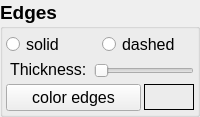
           <widget class="QGroupBox" name="groupBox">
            <property name="maximumSize">
             <size>
              <width>250</width>
              <height>16777215</height>
             </size>
            </property>
            <property name="font">
             <font>
              <pointsize>14</pointsize>
              <bold>true</bold>
             </font>
            </property>
            <property name="title">
             <string>Edges</string>
            </property>
            <layout class="QVBoxLayout" name="verticalLayout_5">
             <property name="spacing">
              <number>3</number>
             </property>
             <property name="sizeConstraint">
              <enum>QLayout::SetMinimumSize</enum>
             </property>
             <property name="leftMargin">
              <number>3</number>
             </property>
             <property name="topMargin">
              <number>3</number>
             </property>
             <property name="rightMargin">
              <number>3</number>
             </property>
             <property name="bottomMargin">
              <number>3</number>
             </property>
             <item>
              <layout class="QHBoxLayout" name="horizontalLayout_10">
               <item>
                <widget class="QRadioButton" name="solidEdges">
                 <property name="sizePolicy">
                  <sizepolicy hsizetype="Minimum" vsizetype="Fixed">
                   <horstretch>0</horstretch>
                   <verstretch>0</verstretch>
                  </sizepolicy>
                 </property>
                 <property name="font">
                  <font>
                   <pointsize>12</pointsize>
                   <bold>false</bold>
                  </font>
                 </property>
                 <property name="text">
                  <string>solid</string>
                 </property>
                 <attribute name="buttonGroup">
                  <string notr="true">buttonGroup_4</string>
                 </attribute>
                </widget>
               </item>
               <item>
                <widget class="QRadioButton" name="dashedEdges">
                 <property name="sizePolicy">
                  <sizepolicy hsizetype="Minimum" vsizetype="Fixed">
                   <horstretch>0</horstretch>
                   <verstretch>0</verstretch>
                  </sizepolicy>
                 </property>
                 <property name="font">
                  <font>
                   <pointsize>12</pointsize>
                   <bold>false</bold>
                  </font>
                 </property>
                 <property name="text">
                  <string>dashed</string>
                 </property>
                 <attribute name="buttonGroup">
                  <string notr="true">buttonGroup_4</string>
                 </attribute>
                </widget>
               </item>
              </layout>
             </item>
             <item>
              <layout class="QHBoxLayout" name="horizontalLayout_12">
               <item>
                <widget class="QLabel" name="label_18">
                 <property name="sizePolicy">
                  <sizepolicy hsizetype="Preferred" vsizetype="Preferred">
                   <horstretch>0</horstretch>
                   <verstretch>0</verstretch>
                  </sizepolicy>
                 </property>
                 <property name="font">
                  <font>
                   <pointsize>12</pointsize>
                   <bold>false</bold>
                  </font>
                 </property>
                 <property name="styleSheet">
                  <string notr="true">padding-bottom: 2px;</string>
                 </property>
                 <property name="text">
                  <string>Thickness:</string>
                 </property>
                </widget>
               </item>
               <item>
                <widget class="QSlider" name="linesSizeSlider">
                 <property name="sizePolicy">
                  <sizepolicy hsizetype="Expanding" vsizetype="Fixed">
                   <horstretch>0</horstretch>
                   <verstretch>0</verstretch>
                  </sizepolicy>
                 </property>
                 <property name="orientation">
                  <enum>Qt::Horizontal</enum>
                 </property>
                </widget>
               </item>
              </layout>
             </item>
             <item>
              <layout class="QHBoxLayout" name="horizontalLayout_16">
               <item>
                <widget class="QPushButton" name="colorEdges">
                 <property name="sizePolicy">
                  <sizepolicy hsizetype="Minimum" vsizetype="Fixed">
                   <horstretch>0</horstretch>
                   <verstretch>0</verstretch>
                  </sizepolicy>
                 </property>
                 <property name="font">
                  <font>
                   <pointsize>12</pointsize>
                   <bold>false</bold>
                  </font>
                 </property>
                 <property name="text">
                  <string>color edges</string>
                 </property>
                </widget>
               </item>
               <item>
                <widget class="QLabel" name="boxEdgesColor">
                 <property name="sizePolicy">
                  <sizepolicy hsizetype="Preferred" vsizetype="Fixed">
                   <horstretch>0</horstretch>
                   <verstretch>0</verstretch>
                  </sizepolicy>
                 </property>
                 <property name="minimumSize">
                  <size>
                   <width>0</width>
                   <height>0</height>
                  </size>
                 </property>
                 <property name="maximumSize">
                  <size>
                   <width>50</width>
                   <height>16777215</height>
                  </size>
                 </property>
                 <property name="styleSheet">
                  <string notr="true">border-style: solid; border-width: 1px;border-color: black; padding-top:2px;</string>
                 </property>
                 <property name="text">
                  <string/>
                 </property>
                </widget>
               </item>
              </layout>
             </item>
            </layout>
           </widget>
